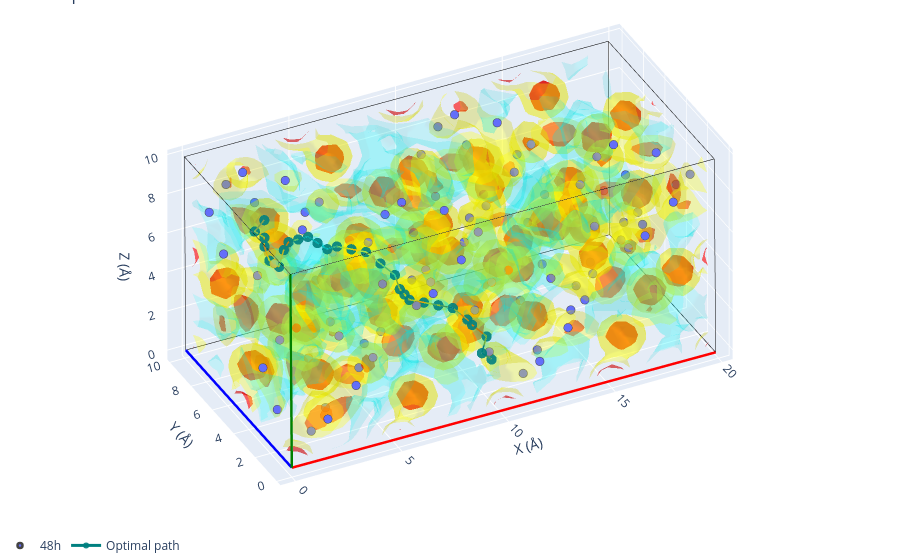
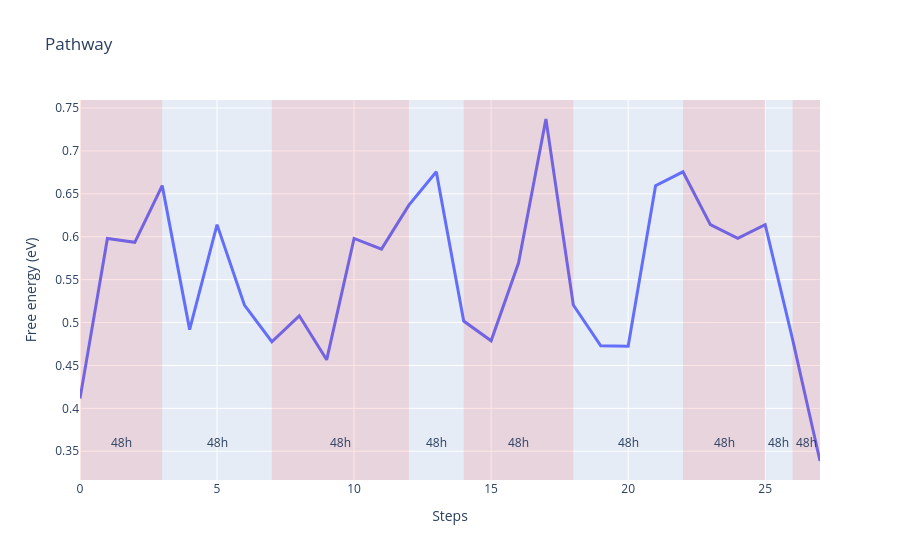

These figures' notebook cell, in order:
### Code cell
fig1 = volume.plot_3d(structure=sites, paths=path0)
fig1.show()

fig2 = path0.plot_energy_along_path(structure=sites)
fig2.show()

### Figure 1 — Plotly figure (JSON) as saved in the notebook; plotly's stock layout.template omitted (floating-point values rounded to 4 significant figures; data arrays with more than 128 entries replaced by an {"elided": "..."} marker saying what was removed)
{"data": [{"line": {"color": "red", "width": 5}, "mode": "lines", "showlegend": false, "type": "scatter3d", "x": [0, 19.87], "y": [0, 0.006208], "z": [0, -0.1473]}, {"line": {"color": "blue", "width": 5}, "mode": "lines", "showlegend": false, "type": "scatter3d", "x": [0, 0.005318], "y": [0, 9.919], "z": [0, -0.02126]}, {"line": {"color": "green", "width": 5}, "mode": "lines", "showlegend": false, "type": "scatter3d", "x": [0, -0.07517], "y": [0, -0.01577], "z": [0, 9.916]}, {"line": {"color": "black", "width": 1}, "mode": "lines", "showlegend": false, "type": "scatter3d", "x": [19.87, 19.88], "y": [0.006208, 9.926], "z": [-0.1473, -0.1686]}, {"line": {"color": "black", "width": 1}, "mode": "lines", "showlegend": false, "type": "scatter3d", "x": [19.87, 19.8], "y": [0.006208, -0.009559], "z": [-0.1473, 9.769]}, {"line": {"color": "black", "width": 1}, "mode": "lines", "showlegend": false, "type": "scatter3d", "x": [0.005318, 19.88], "y": [9.919, 9.926], "z": [-0.02126, -0.1686]}, {"line": {"color": "black", "width": 1}, "mode": "lines", "showlegend": false, "type": "scatter3d", "x": [0.005318, -0.06986], "y": [9.919, 9.904], "z": [-0.02126, 9.895]}, {"line": {"color": "black", "width": 1}, "mode": "lines", "showlegend": false, "type": "scatter3d", "x": [-0.07517, 19.8], "y": [-0.01577, -0.009559], "z": [9.916, 9.769]}, {"line": {"color": "black", "width": 1}, "mode": "lines", "showlegend": false, "type": "scatter3d", "x": [-0.07517, -0.06986], "y": [-0.01577, 9.904], "z": [9.916, 9.895]}, {"line": {"color": "black", "width": 1}, "mode": "lines", "showlegend": false, "type": "scatter3d", "x": [19.8, -0.06986], "y": [9.91, 9.904], "z": [9.748, 9.895]}, {"line": {"color": "black", "width": 1}, "mode": "lines", "showlegend": false, "type": "scatter3d", "x": [19.8, 19.8], "y": [9.91, -0.009559], "z": [9.748, 9.769]}, {"line": {"color": "black", "width": 1}, "mode": "lines", "showlegend": false, "type": "scatter3d", "x": [19.8, 19.88], "y": [9.91, 9.926], "z": [9.748, -0.1686]}, {"color": "red", "i": {"elided": "4667 int values"}, "j": {"elided": "4667 int values"}, "k": {"elided": "4667 int values"}, "name": "isoval=np.float64(87.0)", "opacity": 0.6, "showlegend": false, "type": "mesh3d", "x": {"elided": "2731 float values"}, "y": {"elided": "2731 float values"}, "z": {"elided": "2731 float values"}}, {"color": "yellow", "i": {"elided": "15713 int values"}, "j": {"elided": "15713 int values"}, "k": {"elided": "15713 int values"}, "name": "isoval=np.float64(34.800000000000004)", "opacity": 0.3, "showlegend": false, "type": "mesh3d", "x": {"elided": "8644 float values"}, "y": {"elided": "8644 float values"}, "z": {"elided": "8644 float values"}}, {"color": "cyan", "i": {"elided": "11406 int values"}, "j": {"elided": "11406 int values"}, "k": {"elided": "11406 int values"}, "name": "isoval=np.float64(2.436)", "opacity": 0.15, "showlegend": false, "type": "mesh3d", "x": {"elided": "6306 float values"}, "y": {"elided": "6306 float values"}, "z": {"elided": "6306 float values"}}, {"line": {"color": "red", "width": 5}, "mode": "lines", "showlegend": false, "type": "scatter3d", "x": [0, 19.87], "y": [0, 0.006208], "z": [0, -0.1473]}, {"line": {"color": "blue", "width": 5}, "mode": "lines", "showlegend": false, "type": "scatter3d", "x": [0, 0.005318], "y": [0, 9.919], "z": [0, -0.02126]}, {"line": {"color": "green", "width": 5}, "mode": "lines", "showlegend": false, "type": "scatter3d", "x": [0, -0.07517], "y": [0, -0.01577], "z": [0, 9.916]}, {"line": {"color": "black", "width": 1}, "mode": "lines", "showlegend": false, "type": "scatter3d", "x": [19.87, 19.88], "y": [0.006208, 9.926], "z": [-0.1473, -0.1686]}, {"line": {"color": "black", "width": 1}, "mode": "lines", "showlegend": false, "type": "scatter3d", "x": [19.87, 19.8], "y": [0.006208, -0.009559], "z": [-0.1473, 9.769]}, {"line": {"color": "black", "width": 1}, "mode": "lines", "showlegend": false, "type": "scatter3d", "x": [0.005318, 19.88], "y": [9.919, 9.926], "z": [-0.02126, -0.1686]}, {"line": {"color": "black", "width": 1}, "mode": "lines", "showlegend": false, "type": "scatter3d", "x": [0.005318, -0.06986], "y": [9.919, 9.904], "z": [-0.02126, 9.895]}, {"line": {"color": "black", "width": 1}, "mode": "lines", "showlegend": false, "type": "scatter3d", "x": [-0.07517, 19.8], "y": [-0.01577, -0.009559], "z": [9.916, 9.769]}, {"line": {"color": "black", "width": 1}, "mode": "lines", "showlegend": false, "type": "scatter3d", "x": [-0.07517, -0.06986], "y": [-0.01577, 9.904], "z": [9.916, 9.895]}, {"line": {"color": "black", "width": 1}, "mode": "lines", "showlegend": false, "type": "scatter3d", "x": [19.8, -0.06986], "y": [9.91, 9.904], "z": [9.748, 9.895]}, {"line": {"color": "black", "width": 1}, "mode": "lines", "showlegend": false, "type": "scatter3d", "x": [19.8, 19.8], "y": [9.91, -0.009559], "z": [9.748, 9.769]}, {"line": {"color": "black", "width": 1}, "mode": "lines", "showlegend": false, "type": "scatter3d", "x": [19.8, 19.88], "y": [9.91, 9.926], "z": [9.748, -0.1686]}, {"legendgroup": "48h", "marker": {"color": "#636EFA", "line": {"width": 2.5}, "size": 5}, "mode": "markers", "name": "48h", "showlegend": true, "type": "scatter3d", "x": [1.818], "y": [1.815], "z": [0.2206]}, {"legendgroup": "48h", "marker": {"color": "#636EFA", "line": {"width": 2.5}, "size": 5}, "mode": "markers", "name": "48h", "showlegend": false, "type": "scatter3d", "x": [11.75], "y": [1.819], "z": [0.147]}, {"legendgroup": "48h", "marker": {"color": "#636EFA", "line": {"width": 2.5}, "size": 5}, "mode": "markers", "name": "48h", "showlegend": false, "type": "scatter3d", "x": [1.783], "y": [6.767], "z": [5.168]}, {"legendgroup": "48h", "marker": {"color": "#636EFA", "line": {"width": 2.5}, "size": 5}, "mode": "markers", "name": "48h", "showlegend": false, "type": "scatter3d", "x": [11.72], "y": [6.77], "z": [5.094]}, {"legendgroup": "48h", "marker": {"color": "#636EFA", "line": {"width": 2.5}, "size": 5}, "mode": "markers", "name": "48h", "showlegend": false, "type": "scatter3d", "x": [6.748], "y": [1.809], "z": [5.142]}, {"legendgroup": "48h", "marker": {"color": "#636EFA", "line": {"width": 2.5}, "size": 5}, "mode": "markers", "name": "48h", "showlegend": false, "type": "scatter3d", "x": [16.68], "y": [1.812], "z": [5.068]}, {"legendgroup": "48h", "marker": {"color": "#636EFA", "line": {"width": 2.5}, "size": 5}, "mode": "markers", "name": "48h", "showlegend": false, "type": "scatter3d", "x": [6.789], "y": [6.777], "z": [0.1732]}, {"legendgroup": "48h", "marker": {"color": "#636EFA", "line": {"width": 2.5}, "size": 5}, "mode": "markers", "name": "48h", "showlegend": false, "type": "scatter3d", "x": [16.73], "y": [6.78], "z": [0.09949]}, {"legendgroup": "48h", "marker": {"color": "#636EFA", "line": {"width": 2.5}, "size": 5}, "mode": "markers", "name": "48h", "showlegend": false, "type": "scatter3d", "x": [9.638], "y": [1.805], "z": [8.026]}, {"legendgroup": "48h", "marker": {"color": "#636EFA", "line": {"width": 2.5}, "size": 5}, "mode": "markers", "name": "48h", "showlegend": false, "type": "scatter3d", "x": [19.57], "y": [1.809], "z": [7.952]}, {"legendgroup": "48h", "marker": {"color": "#636EFA", "line": {"width": 2.5}, "size": 5}, "mode": "markers", "name": "48h", "showlegend": false, "type": "scatter3d", "x": [9.678], "y": [6.773], "z": [3.057]}, {"legendgroup": "48h", "marker": {"color": "#636EFA", "line": {"width": 2.5}, "size": 5}, "mode": "markers", "name": "48h", "showlegend": false, "type": "scatter3d", "x": [19.61], "y": [6.776], "z": [2.983]}, {"legendgroup": "48h", "marker": {"color": "#636EFA", "line": {"width": 2.5}, "size": 5}, "mode": "markers", "name": "48h", "showlegend": false, "type": "scatter3d", "x": [4.707], "y": [1.812], "z": [3.104]}, {"legendgroup": "48h", "marker": {"color": "#636EFA", "line": {"width": 2.5}, "size": 5}, "mode": "markers", "name": "48h", "showlegend": false, "type": "scatter3d", "x": [14.64], "y": [1.815], "z": [3.031]}, {"legendgroup": "48h", "marker": {"color": "#636EFA", "line": {"width": 2.5}, "size": 5}, "mode": "markers", "name": "48h", "showlegend": false, "type": "scatter3d", "x": [4.672], "y": [6.764], "z": [8.052]}, {"legendgroup": "48h", "marker": {"color": "#636EFA", "line": {"width": 2.5}, "size": 5}, "mode": "markers", "name": "48h", "showlegend": false, "type": "scatter3d", "x": [14.61], "y": [6.767], "z": [7.978]}, {"legendgroup": "48h", "marker": {"color": "#636EFA", "line": {"width": 2.5}, "size": 5}, "mode": "markers", "name": "48h", "showlegend": false, "type": "scatter3d", "x": [8.057], "y": [0.2277], "z": [8.041]}, {"legendgroup": "48h", "marker": {"color": "#636EFA", "line": {"width": 2.5}, "size": 5}, "mode": "markers", "name": "48h", "showlegend": false, "type": "scatter3d", "x": [17.99], "y": [0.2308], "z": [7.967]}, {"legendgroup": "48h", "marker": {"color": "#636EFA", "line": {"width": 2.5}, "size": 5}, "mode": "markers", "name": "48h", "showlegend": false, "type": "scatter3d", "x": [8.097], "y": [5.195], "z": [3.072]}, {"legendgroup": "48h", "marker": {"color": "#636EFA", "line": {"width": 2.5}, "size": 5}, "mode": "markers", "name": "48h", "showlegend": false, "type": "scatter3d", "x": [18.03], "y": [5.198], "z": [2.998]}, {"legendgroup": "48h", "marker": {"color": "#636EFA", "line": {"width": 2.5}, "size": 5}, "mode": "markers", "name": "48h", "showlegend": false, "type": "scatter3d", "x": [3.126], "y": [0.2341], "z": [3.12]}, {"legendgroup": "48h", "marker": {"color": "#636EFA", "line": {"width": 2.5}, "size": 5}, "mode": "markers", "name": "48h", "showlegend": false, "type": "scatter3d", "x": [13.06], "y": [0.2372], "z": [3.046]}, {"legendgroup": "48h", "marker": {"color": "#636EFA", "line": {"width": 2.5}, "size": 5}, "mode": "markers", "name": "48h", "showlegend": false, "type": "scatter3d", "x": [3.091], "y": [5.186], "z": [8.067]}, {"legendgroup": "48h", "marker": {"color": "#636EFA", "line": {"width": 2.5}, "size": 5}, "mode": "markers", "name": "48h", "showlegend": false, "type": "scatter3d", "x": [13.03], "y": [5.189], "z": [7.993]}, {"legendgroup": "48h", "marker": {"color": "#636EFA", "line": {"width": 2.5}, "size": 5}, "mode": "markers", "name": "48h", "showlegend": false, "type": "scatter3d", "x": [8.046], "y": [1.802], "z": [9.614]}, {"legendgroup": "48h", "marker": {"color": "#636EFA", "line": {"width": 2.5}, "size": 5}, "mode": "markers", "name": "48h", "showlegend": false, "type": "scatter3d", "x": [17.98], "y": [1.806], "z": [9.54]}, {"legendgroup": "48h", "marker": {"color": "#636EFA", "line": {"width": 2.5}, "size": 5}, "mode": "markers", "name": "48h", "showlegend": false, "type": "scatter3d", "x": [8.086], "y": [6.77], "z": [4.645]}, {"legendgroup": "48h", "marker": {"color": "#636EFA", "line": {"width": 2.5}, "size": 5}, "mode": "markers", "name": "48h", "showlegend": false, "type": "scatter3d", "x": [18.02], "y": [6.773], "z": [4.572]}, {"legendgroup": "48h", "marker": {"color": "#636EFA", "line": {"width": 2.5}, "size": 5}, "mode": "markers", "name": "48h", "showlegend": false, "type": "scatter3d", "x": [3.115], "y": [1.809], "z": [4.693]}, {"legendgroup": "48h", "marker": {"color": "#636EFA", "line": {"width": 2.5}, "size": 5}, "mode": "markers", "name": "48h", "showlegend": false, "type": "scatter3d", "x": [13.05], "y": [1.812], "z": [4.619]}, {"legendgroup": "48h", "marker": {"color": "#636EFA", "line": {"width": 2.5}, "size": 5}, "mode": "markers", "name": "48h", "showlegend": false, "type": "scatter3d", "x": [3.08], "y": [6.761], "z": [9.64]}, {"legendgroup": "48h", "marker": {"color": "#636EFA", "line": {"width": 2.5}, "size": 5}, "mode": "markers", "name": "48h", "showlegend": false, "type": "scatter3d", "x": [13.02], "y": [6.764], "z": [9.567]}, {"legendgroup": "48h", "marker": {"color": "#636EFA", "line": {"width": 2.5}, "size": 5}, "mode": "markers", "name": "48h", "showlegend": false, "type": "scatter3d", "x": [1.762], "y": [9.669], "z": [8.067]}, {"legendgroup": "48h", "marker": {"color": "#636EFA", "line": {"width": 2.5}, "size": 5}, "mode": "markers", "name": "48h", "showlegend": false, "type": "scatter3d", "x": [11.7], "y": [9.672], "z": [7.994]}, {"legendgroup": "48h", "marker": {"color": "#636EFA", "line": {"width": 2.5}, "size": 5}, "mode": "markers", "name": "48h", "showlegend": false, "type": "scatter3d", "x": [1.797], "y": [4.717], "z": [3.12]}, {"legendgroup": "48h", "marker": {"color": "#636EFA", "line": {"width": 2.5}, "size": 5}, "mode": "markers", "name": "48h", "showlegend": false, "type": "scatter3d", "x": [11.73], "y": [4.72], "z": [3.046]}, {"legendgroup": "48h", "marker": {"color": "#636EFA", "line": {"width": 2.5}, "size": 5}, "mode": "markers", "name": "48h", "showlegend": false, "type": "scatter3d", "x": [6.768], "y": [9.678], "z": [3.072]}, {"legendgroup": "48h", "marker": {"color": "#636EFA", "line": {"width": 2.5}, "size": 5}, "mode": "markers", "name": "48h", "showlegend": false, "type": "scatter3d", "x": [16.7], "y": [9.682], "z": [2.999]}, {"legendgroup": "48h", "marker": {"color": "#636EFA", "line": {"width": 2.5}, "size": 5}, "mode": "markers", "name": "48h", "showlegend": false, "type": "scatter3d", "x": [6.728], "y": [4.711], "z": [8.041]}, {"legendgroup": "48h", "marker": {"color": "#636EFA", "line": {"width": 2.5}, "size": 5}, "mode": "markers", "name": "48h", "showlegend": false, "type": "scatter3d", "x": [16.66], "y": [4.714], "z": [7.967]}, {"legendgroup": "48h", "marker": {"color": "#636EFA", "line": {"width": 2.5}, "size": 5}, "mode": "markers", "name": "48h", "showlegend": false, "type": "scatter3d", "x": [0.1814], "y": [8.091], "z": [8.082]}, {"legendgroup": "48h", "marker": {"color": "#636EFA", "line": {"width": 2.5}, "size": 5}, "mode": "markers", "name": "48h", "showlegend": false, "type": "scatter3d", "x": [10.12], "y": [8.094], "z": [8.009]}, {"legendgroup": "48h", "marker": {"color": "#636EFA", "line": {"width": 2.5}, "size": 5}, "mode": "markers", "name": "48h", "showlegend": false, "type": "scatter3d", "x": [0.2163], "y": [3.14], "z": [3.135]}, {"legendgroup": "48h", "marker": {"color": "#636EFA", "line": {"width": 2.5}, "size": 5}, "mode": "markers", "name": "48h", "showlegend": false, "type": "scatter3d", "x": [10.15], "y": [3.143], "z": [3.061]}, {"legendgroup": "48h", "marker": {"color": "#636EFA", "line": {"width": 2.5}, "size": 5}, "mode": "markers", "name": "48h", "showlegend": false, "type": "scatter3d", "x": [5.187], "y": [8.101], "z": [3.087]}, {"legendgroup": "48h", "marker": {"color": "#636EFA", "line": {"width": 2.5}, "size": 5}, "mode": "markers", "name": "48h", "showlegend": false, "type": "scatter3d", "x": [15.12], "y": [8.104], "z": [3.014]}, {"legendgroup": "48h", "marker": {"color": "#636EFA", "line": {"width": 2.5}, "size": 5}, "mode": "markers", "name": "48h", "showlegend": false, "type": "scatter3d", "x": [5.147], "y": [3.133], "z": [8.056]}, {"legendgroup": "48h", "marker": {"color": "#636EFA", "line": {"width": 2.5}, "size": 5}, "mode": "markers", "name": "48h", "showlegend": false, "type": "scatter3d", "x": [15.08], "y": [3.136], "z": [7.982]}, {"legendgroup": "48h", "marker": {"color": "#636EFA", "line": {"width": 2.5}, "size": 5}, "mode": "markers", "name": "48h", "showlegend": false, "type": "scatter3d", "x": [1.749], "y": [8.089], "z": [9.647]}, {"legendgroup": "48h", "marker": {"color": "#636EFA", "line": {"width": 2.5}, "size": 5}, "mode": "markers", "name": "48h", "showlegend": false, "type": "scatter3d", "x": [11.69], "y": [8.092], "z": [9.574]}, {"legendgroup": "48h", "marker": {"color": "#636EFA", "line": {"width": 2.5}, "size": 5}, "mode": "markers", "name": "48h", "showlegend": false, "type": "scatter3d", "x": [1.784], "y": [3.138], "z": [4.7]}, {"legendgroup": "48h", "marker": {"color": "#636EFA", "line": {"width": 2.5}, "size": 5}, "mode": "markers", "name": "48h", "showlegend": false, "type": "scatter3d", "x": [11.72], "y": [3.141], "z": [4.626]}, {"legendgroup": "48h", "marker": {"color": "#636EFA", "line": {"width": 2.5}, "size": 5}, "mode": "markers", "name": "48h", "showlegend": false, "type": "scatter3d", "x": [6.755], "y": [8.099], "z": [4.652]}, {"legendgroup": "48h", "marker": {"color": "#636EFA", "line": {"width": 2.5}, "size": 5}, "mode": "markers", "name": "48h", "showlegend": false, "type": "scatter3d", "x": [16.69], "y": [8.102], "z": [4.579]}, {"legendgroup": "48h", "marker": {"color": "#636EFA", "line": {"width": 2.5}, "size": 5}, "mode": "markers", "name": "48h", "showlegend": false, "type": "scatter3d", "x": [6.715], "y": [3.131], "z": [9.621]}, {"legendgroup": "48h", "marker": {"color": "#636EFA", "line": {"width": 2.5}, "size": 5}, "mode": "markers", "name": "48h", "showlegend": false, "type": "scatter3d", "x": [16.65], "y": [3.134], "z": [9.547]}, {"legendgroup": "48h", "marker": {"color": "#636EFA", "line": {"width": 2.5}, "size": 5}, "mode": "markers", "name": "48h", "showlegend": false, "type": "scatter3d", "x": [1.805], "y": [0.2357], "z": [1.801]}, {"legendgroup": "48h", "marker": {"color": "#636EFA", "line": {"width": 2.5}, "size": 5}, "mode": "markers", "name": "48h", "showlegend": false, "type": "scatter3d", "x": [11.74], "y": [0.2389], "z": [1.727]}, {"legendgroup": "48h", "marker": {"color": "#636EFA", "line": {"width": 2.5}, "size": 5}, "mode": "markers", "name": "48h", "showlegend": false, "type": "scatter3d", "x": [1.77], "y": [5.188], "z": [6.748]}, {"legendgroup": "48h", "marker": {"color": "#636EFA", "line": {"width": 2.5}, "size": 5}, "mode": "markers", "name": "48h", "showlegend": false, "type": "scatter3d", "x": [11.71], "y": [5.191], "z": [6.674]}, {"legendgroup": "48h", "marker": {"color": "#636EFA", "line": {"width": 2.5}, "size": 5}, "mode": "markers", "name": "48h", "showlegend": false, "type": "scatter3d", "x": [6.735], "y": [0.2294], "z": [6.722]}, {"legendgroup": "48h", "marker": {"color": "#636EFA", "line": {"width": 2.5}, "size": 5}, "mode": "markers", "name": "48h", "showlegend": false, "type": "scatter3d", "x": [16.67], "y": [0.2325], "z": [6.648]}, {"legendgroup": "48h", "marker": {"color": "#636EFA", "line": {"width": 2.5}, "size": 5}, "mode": "markers", "name": "48h", "showlegend": false, "type": "scatter3d", "x": [6.776], "y": [5.197], "z": [1.753]}, {"legendgroup": "48h", "marker": {"color": "#636EFA", "line": {"width": 2.5}, "size": 5}, "mode": "markers", "name": "48h", "showlegend": false, "type": "scatter3d", "x": [16.71], "y": [5.2], "z": [1.68]}, {"legendgroup": "48h", "marker": {"color": "#636EFA", "line": {"width": 2.5}, "size": 5}, "mode": "markers", "name": "48h", "showlegend": false, "type": "scatter3d", "x": [0.2257], "y": [1.812], "z": [1.809]}, {"legendgroup": "48h", "marker": {"color": "#636EFA", "line": {"width": 2.5}, "size": 5}, "mode": "markers", "name": "48h", "showlegend": false, "type": "scatter3d", "x": [10.16], "y": [1.816], "z": [1.735]}, {"legendgroup": "48h", "marker": {"color": "#636EFA", "line": {"width": 2.5}, "size": 5}, "mode": "markers", "name": "48h", "showlegend": false, "type": "scatter3d", "x": [0.1908], "y": [6.764], "z": [6.756]}, {"legendgroup": "48h", "marker": {"color": "#636EFA", "line": {"width": 2.5}, "size": 5}, "mode": "markers", "name": "48h", "showlegend": false, "type": "scatter3d", "x": [10.13], "y": [6.767], "z": [6.683]}, {"legendgroup": "48h", "marker": {"color": "#636EFA", "line": {"width": 2.5}, "size": 5}, "mode": "markers", "name": "48h", "showlegend": false, "type": "scatter3d", "x": [5.156], "y": [1.806], "z": [6.73]}, {"legendgroup": "48h", "marker": {"color": "#636EFA", "line": {"width": 2.5}, "size": 5}, "mode": "markers", "name": "48h", "showlegend": false, "type": "scatter3d", "x": [15.09], "y": [1.809], "z": [6.657]}, {"legendgroup": "48h", "marker": {"color": "#636EFA", "line": {"width": 2.5}, "size": 5}, "mode": "markers", "name": "48h", "showlegend": false, "type": "scatter3d", "x": [5.197], "y": [6.774], "z": [1.762]}, {"legendgroup": "48h", "marker": {"color": "#636EFA", "line": {"width": 2.5}, "size": 5}, "mode": "markers", "name": "48h", "showlegend": false, "type": "scatter3d", "x": [15.13], "y": [6.777], "z": [1.688]}, {"legendgroup": "48h", "marker": {"color": "#636EFA", "line": {"width": 2.5}, "size": 5}, "mode": "markers", "name": "48h", "showlegend": false, "type": "scatter3d", "x": [9.689], "y": [8.104], "z": [1.725]}, {"legendgroup": "48h", "marker": {"color": "#636EFA", "line": {"width": 2.5}, "size": 5}, "mode": "markers", "name": "48h", "showlegend": false, "type": "scatter3d", "x": [19.63], "y": [8.107], "z": [1.652]}, {"legendgroup": "48h", "marker": {"color": "#636EFA", "line": {"width": 2.5}, "size": 5}, "mode": "markers", "name": "48h", "showlegend": false, "type": "scatter3d", "x": [9.648], "y": [3.137], "z": [6.694]}, {"legendgroup": "48h", "marker": {"color": "#636EFA", "line": {"width": 2.5}, "size": 5}, "mode": "markers", "name": "48h", "showlegend": false, "type": "scatter3d", "x": [19.59], "y": [3.14], "z": [6.62]}, {"legendgroup": "48h", "marker": {"color": "#636EFA", "line": {"width": 2.5}, "size": 5}, "mode": "markers", "name": "48h", "showlegend": false, "type": "scatter3d", "x": [4.683], "y": [8.095], "z": [6.72]}, {"legendgroup": "48h", "marker": {"color": "#636EFA", "line": {"width": 2.5}, "size": 5}, "mode": "markers", "name": "48h", "showlegend": false, "type": "scatter3d", "x": [14.62], "y": [8.098], "z": [6.647]}, {"legendgroup": "48h", "marker": {"color": "#636EFA", "line": {"width": 2.5}, "size": 5}, "mode": "markers", "name": "48h", "showlegend": false, "type": "scatter3d", "x": [4.718], "y": [3.143], "z": [1.773]}, {"legendgroup": "48h", "marker": {"color": "#636EFA", "line": {"width": 2.5}, "size": 5}, "mode": "markers", "name": "48h", "showlegend": false, "type": "scatter3d", "x": [14.65], "y": [3.146], "z": [1.699]}, {"legendgroup": "48h", "marker": {"color": "#636EFA", "line": {"width": 2.5}, "size": 5}, "mode": "markers", "name": "48h", "showlegend": false, "type": "scatter3d", "x": [8.11], "y": [9.681], "z": [1.734]}, {"legendgroup": "48h", "marker": {"color": "#636EFA", "line": {"width": 2.5}, "size": 5}, "mode": "markers", "name": "48h", "showlegend": false, "type": "scatter3d", "x": [18.05], "y": [9.684], "z": [1.66]}, {"legendgroup": "48h", "marker": {"color": "#636EFA", "line": {"width": 2.5}, "size": 5}, "mode": "markers", "name": "48h", "showlegend": false, "type": "scatter3d", "x": [8.069], "y": [4.713], "z": [6.702]}, {"legendgroup": "48h", "marker": {"color": "#636EFA", "line": {"width": 2.5}, "size": 5}, "mode": "markers", "name": "48h", "showlegend": false, "type": "scatter3d", "x": [18.01], "y": [4.717], "z": [6.629]}, {"legendgroup": "48h", "marker": {"color": "#636EFA", "line": {"width": 2.5}, "size": 5}, "mode": "markers", "name": "48h", "showlegend": false, "type": "scatter3d", "x": [3.104], "y": [9.672], "z": [6.729]}, {"legendgroup": "48h", "marker": {"color": "#636EFA", "line": {"width": 2.5}, "size": 5}, "mode": "markers", "name": "48h", "showlegend": false, "type": "scatter3d", "x": [13.04], "y": [9.675], "z": [6.655]}, {"legendgroup": "48h", "marker": {"color": "#636EFA", "line": {"width": 2.5}, "size": 5}, "mode": "markers", "name": "48h", "showlegend": false, "type": "scatter3d", "x": [3.139], "y": [4.72], "z": [1.781]}, {"legendgroup": "48h", "marker": {"color": "#636EFA", "line": {"width": 2.5}, "size": 5}, "mode": "markers", "name": "48h", "showlegend": false, "type": "scatter3d", "x": [13.08], "y": [4.723], "z": [1.708]}, {"legendgroup": "48h", "marker": {"color": "#636EFA", "line": {"width": 2.5}, "size": 5}, "mode": "markers", "name": "48h", "showlegend": false, "type": "scatter3d", "x": [8.121], "y": [8.106], "z": [0.1604]}, {"legendgroup": "48h", "marker": {"color": "#636EFA", "line": {"width": 2.5}, "size": 5}, "mode": "markers", "name": "48h", "showlegend": false, "type": "scatter3d", "x": [18.06], "y": [8.109], "z": [0.08677]}, {"legendgroup": "48h", "marker": {"color": "#636EFA", "line": {"width": 2.5}, "size": 5}, "mode": "markers", "name": "48h", "showlegend": false, "type": "scatter3d", "x": [8.08], "y": [3.139], "z": [5.129]}, {"legendgroup": "48h", "marker": {"color": "#636EFA", "line": {"width": 2.5}, "size": 5}, "mode": "markers", "name": "48h", "showlegend": false, "type": "scatter3d", "x": [18.02], "y": [3.142], "z": [5.055]}, {"legendgroup": "48h", "marker": {"color": "#636EFA", "line": {"width": 2.5}, "size": 5}, "mode": "markers", "name": "48h", "showlegend": false, "type": "scatter3d", "x": [3.115], "y": [8.097], "z": [5.155]}, {"legendgroup": "48h", "marker": {"color": "#636EFA", "line": {"width": 2.5}, "size": 5}, "mode": "markers", "name": "48h", "showlegend": false, "type": "scatter3d", "x": [13.05], "y": [8.1], "z": [5.082]}, {"legendgroup": "48h", "marker": {"color": "#636EFA", "line": {"width": 2.5}, "size": 5}, "mode": "markers", "name": "48h", "showlegend": false, "type": "scatter3d", "x": [3.15], "y": [3.145], "z": [0.2079]}, {"legendgroup": "48h", "marker": {"color": "#636EFA", "line": {"width": 2.5}, "size": 5}, "mode": "markers", "name": "48h", "showlegend": false, "type": "scatter3d", "x": [13.09], "y": [3.148], "z": [0.1342]}, {"line": {"width": 3}, "marker": {"color": "teal", "opacity": 0.9, "size": 6, "symbol": "circle"}, "mode": "markers+lines", "name": "Optimal path", "type": "scatter3d", "x": [10.15, 9.696, 10.14, 9.69, 9.69, 9.235, 8.784, 8.332, 7.881, 7.881, 7.881, 7.878, 7.423, 6.969, 6.517, 6.066, 5.614, 5.159, 4.704, 4.252, 3.801, 3.349, 2.9, 2.445, 2.442, 2.439, 1.984, 2.432], "y": [1.579, 1.578, 2.028, 2.478, 2.929, 3.379, 3.83, 4.281, 4.731, 5.182, 5.633, 6.083, 6.533, 6.983, 7.434, 7.885, 7.885, 7.884, 7.883, 7.883, 7.883, 7.432, 6.981, 6.981, 7.431, 7.43, 7.429, 7.429], "z": [1.499, 1.953, 2.399, 2.852, 2.852, 3.305, 3.307, 3.309, 3.312, 3.311, 3.31, 3.76, 4.213, 4.666, 4.668, 4.671, 4.674, 5.128, 5.582, 5.585, 5.589, 5.593, 5.147, 5.601, 6.051, 6.501, 6.955, 7.403]}], "layout": {"legend": {"orientation": "h", "x": 0, "xanchor": "left", "y": -0.1, "yanchor": "bottom"}, "margin": {"b": 0, "l": 0, "r": 0, "t": 0}, "scene": {"aspectmode": "manual", "aspectratio": {"x": 1.987, "y": 0.9919, "z": 0.9916}, "camera": {"eye": {"x": -0.9937, "y": -1.984, "z": 1.487}, "projection": {"type": "orthographic"}}, "xaxis": {"title": {"text": "X (Å)"}}, "yaxis": {"title": {"text": "Y (Å)"}}, "zaxis": {"title": {"text": "Z (Å)"}}}, "showlegend": true, "title": {"text": "3D plot"}}}

### Figure 2 — Plotly figure (JSON) as saved in the notebook; plotly's stock layout.template omitted (floating-point values rounded to 4 significant figures)
{"data": [{"line": {"width": 3}, "mode": "lines", "name": "Optimal path", "type": "scatter", "x": [0, 1, 2, 3, 4, 5, 6, 7, 8, 9, 10, 11, 12, 13, 14, 15, 16, 17, 18, 19, 20, 21, 22, 23, 24, 25, 26, 27], "y": [0.4114, 0.598, 0.5935, 0.6596, 0.4918, 0.6141, 0.5204, 0.4776, 0.5079, 0.4566, 0.598, 0.5855, 0.6369, 0.6757, 0.5017, 0.4787, 0.5694, 0.7372, 0.5204, 0.4729, 0.4724, 0.6596, 0.6757, 0.6141, 0.598, 0.6141, 0.4804, 0.3387]}], "layout": {"annotations": [{"hovertext": "[10.162176  1.816092  1.816092] Li", "showarrow": false, "text": "48h", "x": 1.5, "xanchor": "center", "y": 0.1, "yanchor": "middle", "yref": "y domain"}, {"hovertext": "[10.162176  3.145908  3.145908] Li", "showarrow": false, "text": "48h", "x": 5, "xanchor": "center", "y": 0.1, "yanchor": "middle", "yref": "y domain"}, {"hovertext": "[8.107908 5.200176 3.145908] Li", "showarrow": false, "text": "48h", "x": 9.5, "xanchor": "center", "y": 0.1, "yanchor": "middle", "yref": "y domain"}, {"hovertext": "[8.107908 6.778092 4.723824] Li", "showarrow": false, "text": "48h", "x": 13, "xanchor": "center", "y": 0.1, "yanchor": "middle", "yref": "y domain"}, {"hovertext": "[6.778092 8.107908 4.723824] Li", "showarrow": false, "text": "48h", "x": 16, "xanchor": "center", "y": 0.1, "yanchor": "middle", "yref": "y domain"}, {"hovertext": "[3.145908 8.107908 5.200176] Li", "showarrow": false, "text": "48h", "x": 20, "xanchor": "center", "y": 0.1, "yanchor": "middle", "yref": "y domain"}, {"hovertext": "[1.816092 6.778092 5.200176] Li", "showarrow": false, "text": "48h", "x": 23.5, "xanchor": "center", "y": 0.1, "yanchor": "middle", "yref": "y domain"}, {"hovertext": "[4.723824 8.107908 6.778092] Li", "showarrow": false, "text": "48h", "x": 25.5, "xanchor": "center", "y": 0.1, "yanchor": "middle", "yref": "y domain"}, {"hovertext": "[0.238176 6.778092 6.778092] Li", "showarrow": false, "text": "48h", "x": 26.5, "xanchor": "center", "y": 0.1, "yanchor": "middle", "yref": "y domain"}], "shapes": [{"fillcolor": "red", "line": {"width": 0}, "opacity": 0.1, "type": "rect", "x0": 0, "x1": 3, "xref": "x", "y0": 0, "y1": 1, "yref": "y domain"}, {"fillcolor": "red", "line": {"width": 0}, "opacity": 0.1, "type": "rect", "x0": 7, "x1": 12, "xref": "x", "y0": 0, "y1": 1, "yref": "y domain"}, {"fillcolor": "red", "line": {"width": 0}, "opacity": 0.1, "type": "rect", "x0": 14, "x1": 18, "xref": "x", "y0": 0, "y1": 1, "yref": "y domain"}, {"fillcolor": "red", "line": {"width": 0}, "opacity": 0.1, "type": "rect", "x0": 22, "x1": 25, "xref": "x", "y0": 0, "y1": 1, "yref": "y domain"}, {"fillcolor": "red", "line": {"width": 0}, "opacity": 0.1, "type": "rect", "x0": 26, "x1": 27, "xref": "x", "y0": 0, "y1": 1, "yref": "y domain"}], "title": {"text": "Pathway"}, "xaxis": {"title": {"text": "Steps"}}, "yaxis": {"title": {"text": "Free energy (eV)"}}}}
